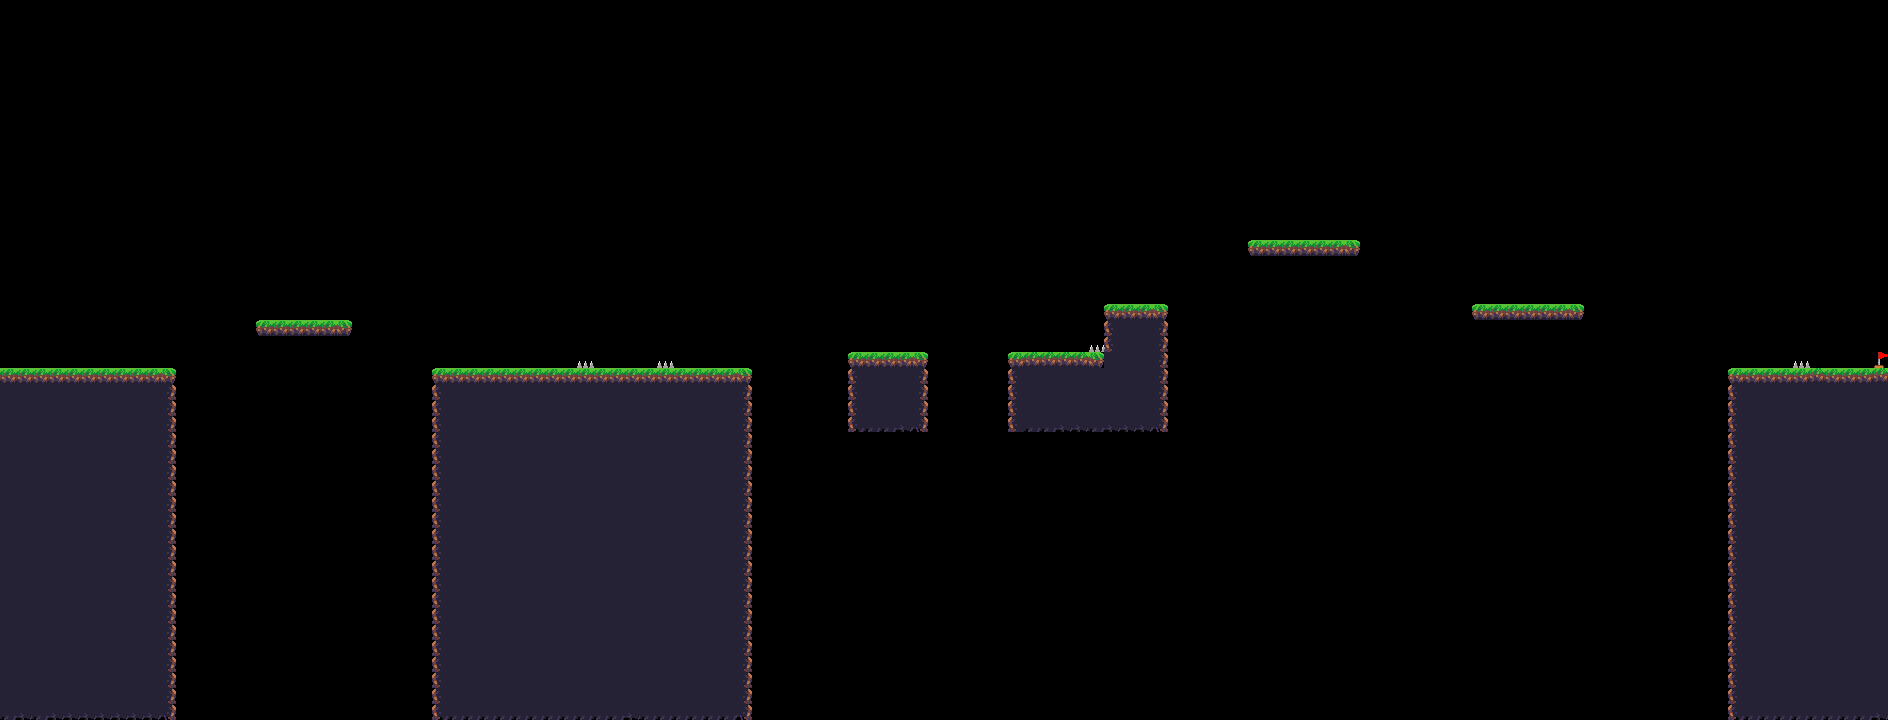

This game map was drawn from its Tiled (.tmx) file and the tilesets committed beside it. A one-line description and the trimmed map source follow:
An orthogonal 118x45 tile map with 16x16 px tiles, 1 tile layer (Tile Layer 1), 5 tilesets.

<map version="1.10" tiledversion="1.10.2" orientation="orthogonal" renderorder="right-down" width="118" height="45" tilewidth="16" tileheight="16" infinite="0" nextlayerid="2" nextobjectid="1">
 <editorsettings>
  <export target="MapOne.csv" format="csv" />
 </editorsettings>
 <tileset firstgid="1" source="groundset.tsx" />
 <tileset firstgid="65" source="../testtile.tsx" />
 <tileset firstgid="65" source="coin.tsx" />
 <tileset firstgid="129" name="spikes" tilewidth="20" tileheight="16" tilecount="48" columns="6">
  <image source="../spikes.png" width="128" height="128" />
 </tileset>
 <tileset firstgid="177" source="flag.tsx" />
 <layer id="1" name="Tile Layer 1" width="118" height="45">
  <data>[5310 cells, 1014 non-empty, 14 distinct tile ids]</data>
 </layer>
</map>